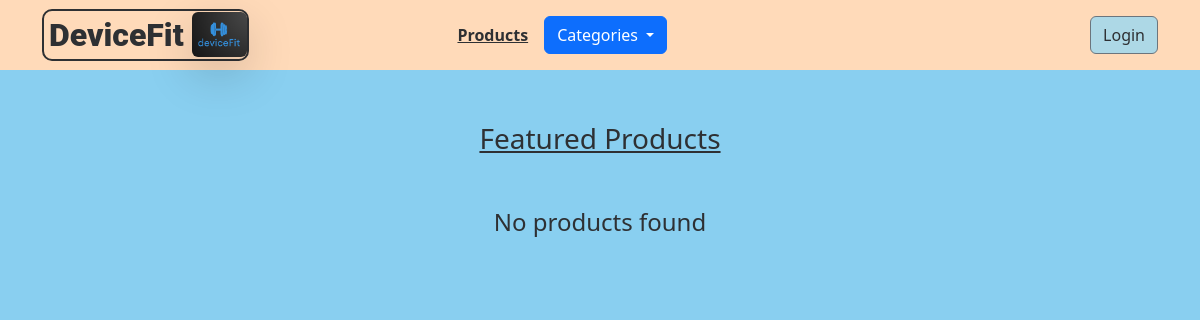
The app's page /, older data.
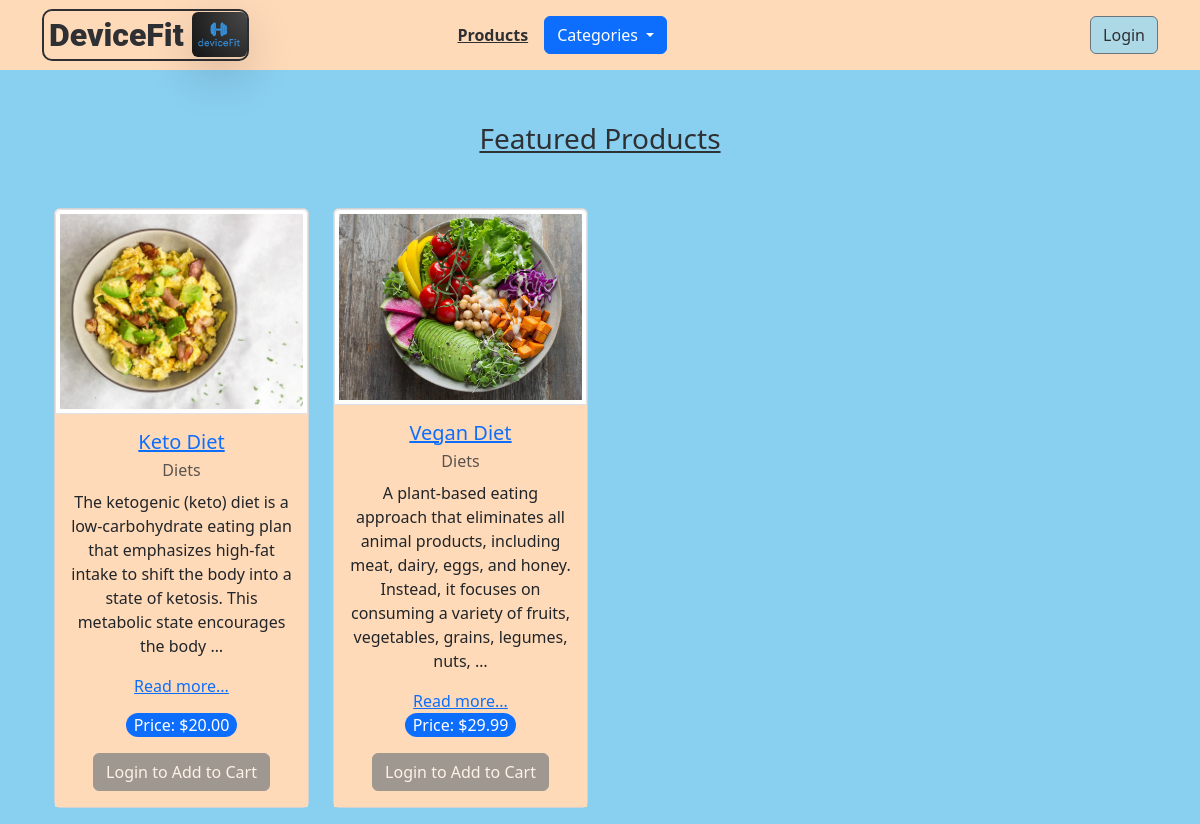
The same page, newer data.
### app/models.py (models this page shows, shortened)
class Product(models.Model):
    name = models.CharField(max_length=255)
    description = models.TextField()
    price = models.DecimalField(
        max_digits=10, decimal_places=2, validators=[MinValueValidator(0.01)]
    )
    image = models.ImageField(upload_to="products/")
    category = models.ForeignKey(to=Category, on_delete=models.CASCADE)
    user = models.ForeignKey(to=User, on_delete=models.CASCADE)
    created_at = models.DateTimeField(auto_now_add=True)
    updated_at = models.DateTimeField(auto_now=True)
    slug = models.SlugField(unique=True, blank=True, default="")
    class Meta:
        unique_together = ["user", "slug"]

class Category(models.Model):
    name = models.CharField(max_length=255)
    slug = models.SlugField(unique=True, blank=True, default="")
    class Meta:
        verbose_name_plural = "Categories"
    def __str__(self) -> str:
        return self.name

### app/views.py (the view)
# urls.py: path("", views.index, name="index"),
def index(request: HttpRequest) -> HttpResponse:
    result = request.GET.get("result", None)
    context = {
        "categories": get_categories(),
        "products": get_products(4),
        "info": get_user_info(request),
        "result": result,
    }
    return render(request, "index.html", context)

### app/views.py (called while the page is built)
def get_categories() -> list[models.Category]:
    return list(models.Category.objects.all())

def get_products(limit: int | None = None) -> list[models.Product]:
    products = list(models.Product.objects.all())
    if limit is not None:
        return products[:limit]
    return products

def get_user_info(request: HttpRequest) -> models.UserInformation | None:
    if not request.user.is_authenticated:
        return None
    try:
        return models.UserInformation.objects.get(user=request.user)  # type: ignore
    except models.UserInformation.DoesNotExist:
        return None

### app/templates/index.html (shortened to what this page needs)
{% extends 'base.html' %} {% block content %}
<h3 class="text-center my-5">
    <span
        class="text-decoration-underline rounded-pill py-1 px-2 d-inline-block mx-auto bg-darkGray">
        Featured Products
    </span>
</h3>
<div class="container text-center">
    <div class="row my-3">
        {% if products|length == 0 %}
        <div class="col-12">
            <h4 class="text-center bg-darkGray">No products found</h4>
        </div>
        {% endif %} {% for product in products %}
        <div class="col-12 col-sm-6 col-md-4 col-lg-3">
            {% include 'product.html' %}
        </div>
        {% endfor %}
    </div>
</div>
{% endblock %}

### app/templates/product.html (shortened to what this page needs)
<div class="card">
    <img
        class="img-fluid img-thumbnail rounded-bottom-0 bg-pe thumbnail"
        style="height: 205px;"
        src="{{ product.image.url }}"
        alt="{{ product.name }}"
    />
    <div class="card-body d-flex flex-column bg-peach">
        <div class="d-flex flex-column justify-content-begin h-75">
            <h5 class="card-title">
                <a href="/product/{{ product.slug }}">{{ product.name }}</a>
            </h5>
            <p class="card-subtitle text-body-secondary mb-2 bg">
                {{ product.category }}
            </p>
            <p class="card-text" id="desc-{{ product.name }}">
                {{ product.description|truncatewords:28 }}
            </p>
            <a href="/product/{{ product.slug }}" class="read-more" data-product-name="{{ product.name }}">Read more...</a>
        </div>
        <div class="mt-auto">
            <p class="card-text bg-primary rounded-pill w-50 mx-auto text-white">
                Price: ${{ product.price }}
            </p>
            <button
                id="{{ product.slug }}"
                class="btn btn-secondary rounded add-to-cart"
                data-bs-toggle="tooltip"
                data-bs-trigger="manual"
                data-bs-placement="top"
                data-bs-title="Added to cart!"
                data-bs-target="#added-to-cart"
                type="button"
                {% if not user.is_authenticated %} disabled {% endif %}
            >
                {% if not user.is_authenticated %} Login to Add to Cart {% else %}
                Add to Cart
                {% endif %}
            </button>
        </div>
    </div>
</div>

Row changes from the older to the newer data that the page shows:
added Product: image (picture), name "Keto Diet", category "Diets", description "The ketogenic (keto) diet is a low-carbohydrate eating plan that emphasizes high-fat intake to shift the body into a state of ketosis. This metabolic state encourages the body …", price "20.00"
added Product: image (picture), name "Vegan Diet", category "Diets", description "A plant-based eating approach that eliminates all animal products, including meat, dairy, eggs, and honey. Instead, it focuses on consuming a variety of fruits, vegetables, grains, legumes, nuts, …", price "29.99"
Text that changed along with them:
text no longer shown: "No products found"
